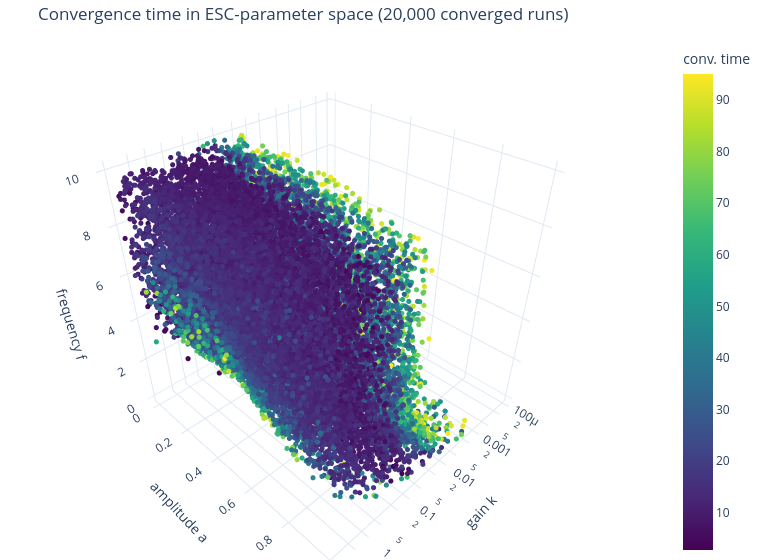

Source (notebook cell):
### Markdown cell above
## 6. 3-D view

Interactive view of the converged runs in ESC-parameter space (drag to rotate). Only a random sample is drawn
to keep the notebook small.

### Code cell
fig = esc.scatter3d(df, 'convergence_time', sample=20000, title='Convergence time in ESC-parameter space (20,000 converged runs)')
fig.show()

### Figure 1 — Plotly figure (JSON) as saved in the notebook; plotly's stock layout.template omitted (floating-point values rounded to 4 significant figures; data arrays with more than 128 entries replaced by an {"elided": "..."} marker saying what was removed)
{"data": [{"hovertemplate": "gain k=%{x}<br>amplitude a=%{y}<br>frequency f=%{z}<br>conv. time=%{marker.color}<extra></extra>", "legendgroup": "", "marker": {"color": {"elided": "20000 float values"}, "coloraxis": "coloraxis", "size": 3, "symbol": "circle"}, "mode": "markers", "name": "", "scene": "scene", "showlegend": false, "type": "scatter3d", "x": {"elided": "20000 float values"}, "y": {"elided": "20000 float values"}, "z": {"elided": "20000 float values"}}], "layout": {"coloraxis": {"autocolorscale": false, "colorbar": {"title": {"text": "conv. time"}}, "colorscale": [[0, "#440154"], [0.1111, "#482878"], [0.2222, "#3e4989"], [0.3333, "#31688e"], [0.4444, "#26828e"], [0.5556, "#1f9e89"], [0.6667, "#35b779"], [0.7778, "#6ece58"], [0.8889, "#b5de2b"], [1, "#fde725"]]}, "height": 560, "legend": {"tracegroupgap": 0}, "margin": {"b": 0, "l": 0, "r": 0, "t": 40}, "scene": {"domain": {"x": [0, 1], "y": [0, 1]}, "xaxis": {"title": {"text": "gain k"}, "type": "log"}, "yaxis": {"title": {"text": "amplitude a"}}, "zaxis": {"title": {"text": "frequency f"}}}, "title": {"text": "Convergence time in ESC-parameter space (20,000 converged runs)"}, "width": 760}}
